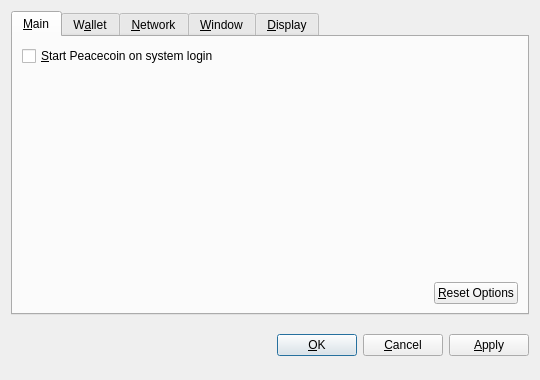
<?xml version="1.0" encoding="UTF-8"?>
<ui version="4.0">
 <class>OptionsDialog</class>
 <widget class="QDialog" name="OptionsDialog">
  <property name="geometry">
   <rect>
    <x>0</x>
    <y>0</y>
    <width>540</width>
    <height>380</height>
   </rect>
  </property>
  <property name="windowTitle">
   <string>Options</string>
  </property>
  <property name="modal">
   <bool>true</bool>
  </property>
  <layout class="QVBoxLayout" name="verticalLayout">
   <item>
    <widget class="QTabWidget" name="tabWidget">
     <property name="tabPosition">
      <enum>QTabWidget::North</enum>
     </property>
     <property name="currentIndex">
      <number>0</number>
     </property>
     <widget class="QWidget" name="tabMain">
      <attribute name="title">
       <string>&amp;Main</string>
      </attribute>
      <layout class="QVBoxLayout" name="verticalLayout_Main">
       <item>
        <widget class="QCheckBox" name="bitcoinAtStartup">
         <property name="toolTip">
          <string>Automatically start Peacecoin after logging in to the system.</string>
         </property>
         <property name="text">
          <string>&amp;Start Peacecoin on system login</string>
         </property>
        </widget>
       </item>
       <item>
        <spacer name="verticalSpacer_Main">
         <property name="orientation">
          <enum>Qt::Vertical</enum>
         </property>
         <property name="sizeHint" stdset="0">
          <size>
           <width>20</width>
           <height>40</height>
          </size>
         </property>
        </spacer>
       </item>
       <item>
        <layout class="QHBoxLayout" name="horizontalLayout_2_Main">
         <item>
          <spacer name="horizontalSpacer_2_Main">
           <property name="orientation">
            <enum>Qt::Horizontal</enum>
           </property>
           <property name="sizeHint" stdset="0">
            <size>
             <width>40</width>
             <height>20</height>
            </size>
           </property>
          </spacer>
         </item>
         <item>
          <widget class="QPushButton" name="resetButton">
           <property name="toolTip">
            <string>Reset all client options to default.</string>
           </property>
           <property name="text">
            <string>&amp;Reset Options</string>
           </property>
           <property name="autoDefault">
            <bool>false</bool>
           </property>
          </widget>
         </item>
        </layout>
       </item>
      </layout>
     </widget>
     <widget class="QWidget" name="tabWallet">
      <attribute name="title">
       <string>W&amp;allet</string>
      </attribute>
      <layout class="QVBoxLayout" name="verticalLayout_Network">
       <item>
        <widget class="QLabel" name="transactionFeeInfoLabel">
         <property name="text">
          <string>Optional transaction fee per kB that helps make sure your transactions are processed quickly. Most transactions are 1 kB.</string>
         </property>
         <property name="textFormat">
          <enum>Qt::PlainText</enum>
         </property>
         <property name="wordWrap">
          <bool>true</bool>
         </property>
        </widget>
       </item>
       <item>
        <layout class="QHBoxLayout" name="horizontalLayout_1_Main">
         <item>
          <widget class="QLabel" name="transactionFeeLabel">
           <property name="text">
            <string>Pay transaction &amp;fee</string>
           </property>
           <property name="textFormat">
            <enum>Qt::PlainText</enum>
           </property>
           <property name="buddy">
            <cstring>transactionFee</cstring>
           </property>
          </widget>
         </item>
         <item>
          <widget class="BitcoinAmountField" name="transactionFee"/>
         </item>
         <item>
          <spacer name="horizontalSpacer_1_Main">
           <property name="orientation">
            <enum>Qt::Horizontal</enum>
           </property>
           <property name="sizeHint" stdset="0">
            <size>
             <width>40</width>
             <height>20</height>
            </size>
           </property>
          </spacer>
         </item>
        </layout>
       </item>
       <item>
        <widget class="QLabel" name="label">
         <property name="text">
          <string>If you disable the spending of unconfirmed change, the change from a transaction cannot be used until that transaction has at least one confirmation. This also affects how your balance is computed.</string>
         </property>
         <property name="wordWrap">
          <bool>true</bool>
         </property>
        </widget>
       </item>
       <item>
        <widget class="QCheckBox" name="spendZeroConfChange">
         <property name="text">
          <string>Spend unconfirmed change  (experts only)</string>
         </property>
        </widget>
       </item>
       <item>
        <spacer name="verticalSpacer">
         <property name="orientation">
          <enum>Qt::Vertical</enum>
         </property>
         <property name="sizeHint" stdset="0">
          <size>
           <width>20</width>
           <height>40</height>
          </size>
         </property>
        </spacer>
       </item>
      </layout>
     </widget>
     <widget class="QWidget" name="tabNetwork">
      <attribute name="title">
       <string>&amp;Network</string>
      </attribute>
      <layout class="QVBoxLayout" name="verticalLayout_Network">
       <item>
        <widget class="QCheckBox" name="mapPortUpnp">
         <property name="toolTip">
          <string>Automatically open the Peacecoin client port on the router. This only works when your router supports UPnP and it is enabled.</string>
         </property>
         <property name="text">
          <string>Map port using &amp;UPnP</string>
         </property>
        </widget>
       </item>
       <item>
        <widget class="QCheckBox" name="connectSocks">
         <property name="toolTip">
          <string>Connect to the Peacecoin network through a SOCKS proxy (e.g. when connecting through Tor).</string>
         </property>
         <property name="text">
          <string>&amp;Connect through SOCKS proxy:</string>
         </property>
        </widget>
       </item>
       <item>
        <layout class="QHBoxLayout" name="horizontalLayout_Network">
         <item>
          <widget class="QLabel" name="proxyIpLabel">
           <property name="text">
            <string>Proxy &amp;IP:</string>
           </property>
           <property name="textFormat">
            <enum>Qt::PlainText</enum>
           </property>
           <property name="buddy">
            <cstring>proxyIp</cstring>
           </property>
          </widget>
         </item>
         <item>
          <widget class="QValidatedLineEdit" name="proxyIp">
           <property name="maximumSize">
            <size>
             <width>140</width>
             <height>16777215</height>
            </size>
           </property>
           <property name="toolTip">
            <string>IP address of the proxy (e.g. 127.0.0.1)</string>
           </property>
          </widget>
         </item>
         <item>
          <widget class="QLabel" name="proxyPortLabel">
           <property name="text">
            <string>&amp;Port:</string>
           </property>
           <property name="textFormat">
            <enum>Qt::PlainText</enum>
           </property>
           <property name="buddy">
            <cstring>proxyPort</cstring>
           </property>
          </widget>
         </item>
         <item>
          <widget class="QLineEdit" name="proxyPort">
           <property name="maximumSize">
            <size>
             <width>55</width>
             <height>16777215</height>
            </size>
           </property>
           <property name="toolTip">
            <string>Port of the proxy (e.g. 9050)</string>
           </property>
          </widget>
         </item>
         <item>
          <widget class="QLabel" name="socksVersionLabel">
           <property name="text">
            <string>SOCKS &amp;Version:</string>
           </property>
           <property name="textFormat">
            <enum>Qt::PlainText</enum>
           </property>
           <property name="buddy">
            <cstring>socksVersion</cstring>
           </property>
          </widget>
         </item>
         <item>
          <widget class="QValueComboBox" name="socksVersion">
           <property name="toolTip">
            <string>SOCKS version of the proxy (e.g. 5)</string>
           </property>
          </widget>
         </item>
         <item>
          <spacer name="horizontalSpacer_Network">
           <property name="orientation">
            <enum>Qt::Horizontal</enum>
           </property>
           <property name="sizeHint" stdset="0">
            <size>
             <width>40</width>
             <height>20</height>
            </size>
           </property>
          </spacer>
         </item>
        </layout>
       </item>
       <item>
        <spacer name="verticalSpacer_Network">
         <property name="orientation">
          <enum>Qt::Vertical</enum>
         </property>
         <property name="sizeHint" stdset="0">
          <size>
           <width>20</width>
           <height>40</height>
          </size>
         </property>
        </spacer>
       </item>
      </layout>
     </widget>
     <widget class="QWidget" name="tabWindow">
      <attribute name="title">
       <string>&amp;Window</string>
      </attribute>
      <layout class="QVBoxLayout" name="verticalLayout_Window">
       <item>
        <widget class="QCheckBox" name="minimizeToTray">
         <property name="toolTip">
          <string>Show only a tray icon after minimizing the window.</string>
         </property>
         <property name="text">
          <string>&amp;Minimize to the tray instead of the taskbar</string>
         </property>
        </widget>
       </item>
       <item>
        <widget class="QCheckBox" name="minimizeOnClose">
         <property name="toolTip">
          <string>Minimize instead of exit the application when the window is closed. When this option is enabled, the application will be closed only after selecting Quit in the menu.</string>
         </property>
         <property name="text">
          <string>M&amp;inimize on close</string>
         </property>
        </widget>
       </item>
       <item>
        <spacer name="verticalSpacer_Window">
         <property name="orientation">
          <enum>Qt::Vertical</enum>
         </property>
         <property name="sizeHint" stdset="0">
          <size>
           <width>20</width>
           <height>40</height>
          </size>
         </property>
        </spacer>
       </item>
      </layout>
     </widget>
     <widget class="QWidget" name="tabDisplay">
      <attribute name="title">
       <string>&amp;Display</string>
      </attribute>
      <layout class="QVBoxLayout" name="verticalLayout_Display">
       <item>
        <layout class="QHBoxLayout" name="horizontalLayout_1_Display">
         <item>
          <widget class="QLabel" name="langLabel">
           <property name="text">
            <string>User Interface &amp;language:</string>
           </property>
           <property name="textFormat">
            <enum>Qt::PlainText</enum>
           </property>
           <property name="buddy">
            <cstring>lang</cstring>
           </property>
          </widget>
         </item>
         <item>
          <widget class="QValueComboBox" name="lang">
           <property name="toolTip">
            <string>The user interface language can be set here. This setting will take effect after restarting Peacecoin.</string>
           </property>
          </widget>
         </item>
        </layout>
       </item>
       <item>
        <layout class="QHBoxLayout" name="horizontalLayout_2_Display">
         <item>
          <widget class="QLabel" name="unitLabel">
           <property name="text">
            <string>&amp;Unit to show amounts in:</string>
           </property>
           <property name="textFormat">
            <enum>Qt::PlainText</enum>
           </property>
           <property name="buddy">
            <cstring>unit</cstring>
           </property>
          </widget>
         </item>
         <item>
          <widget class="QValueComboBox" name="unit">
           <property name="toolTip">
            <string>Choose the default subdivision unit to show in the interface and when sending coins.</string>
           </property>
          </widget>
         </item>
        </layout>
       </item>
       <item>
        <widget class="QCheckBox" name="displayAddresses">
         <property name="toolTip">
          <string>Whether to show Peacecoin addresses in the transaction list or not.</string>
         </property>
         <property name="text">
          <string>&amp;Display addresses in transaction list</string>
         </property>
        </widget>
       </item>
       <item>
        <widget class="QCheckBox" name="coinControlFeatures">
         <property name="toolTip">
          <string>Whether to show coin control features or not.</string>
         </property>
         <property name="text">
          <string>Display coin &amp;control features (experts only!)</string>
         </property>
        </widget>
       </item>
       <item>
        <spacer name="verticalSpacer_Display">
         <property name="orientation">
          <enum>Qt::Vertical</enum>
         </property>
         <property name="sizeHint" stdset="0">
          <size>
           <width>20</width>
           <height>40</height>
          </size>
         </property>
        </spacer>
       </item>
      </layout>
     </widget>
    </widget>
   </item>
   <item>
    <layout class="QHBoxLayout" name="horizontalLayout_Buttons">
     <item>
      <spacer name="horizontalSpacer_1">
       <property name="orientation">
        <enum>Qt::Horizontal</enum>
       </property>
       <property name="sizeHint" stdset="0">
        <size>
         <width>40</width>
         <height>48</height>
        </size>
       </property>
      </spacer>
     </item>
     <item>
      <widget class="QLabel" name="statusLabel">
       <property name="font">
        <font>
         <weight>75</weight>
         <bold>true</bold>
        </font>
       </property>
       <property name="text">
        <string/>
       </property>
       <property name="textFormat">
        <enum>Qt::PlainText</enum>
       </property>
       <property name="wordWrap">
        <bool>true</bool>
       </property>
      </widget>
     </item>
     <item>
      <spacer name="horizontalSpacer_2">
       <property name="orientation">
        <enum>Qt::Horizontal</enum>
       </property>
       <property name="sizeHint" stdset="0">
        <size>
         <width>40</width>
         <height>48</height>
        </size>
       </property>
      </spacer>
     </item>
     <item>
      <widget class="QPushButton" name="okButton">
       <property name="text">
        <string>&amp;OK</string>
       </property>
      </widget>
     </item>
     <item>
      <widget class="QPushButton" name="cancelButton">
       <property name="text">
        <string>&amp;Cancel</string>
       </property>
       <property name="autoDefault">
        <bool>false</bool>
       </property>
      </widget>
     </item>
     <item>
      <widget class="QPushButton" name="applyButton">
       <property name="text">
        <string>&amp;Apply</string>
       </property>
       <property name="autoDefault">
        <bool>false</bool>
       </property>
      </widget>
     </item>
    </layout>
   </item>
  </layout>
 </widget>
 <customwidgets>
  <customwidget>
   <class>BitcoinAmountField</class>
   <extends>QSpinBox</extends>
   <header>bitcoinamountfield.h</header>
  </customwidget>
  <customwidget>
   <class>QValueComboBox</class>
   <extends>QComboBox</extends>
   <header>qvaluecombobox.h</header>
  </customwidget>
  <customwidget>
   <class>QValidatedLineEdit</class>
   <extends>QLineEdit</extends>
   <header>qvalidatedlineedit.h</header>
  </customwidget>
 </customwidgets>
 <resources/>
 <connections/>
</ui>
